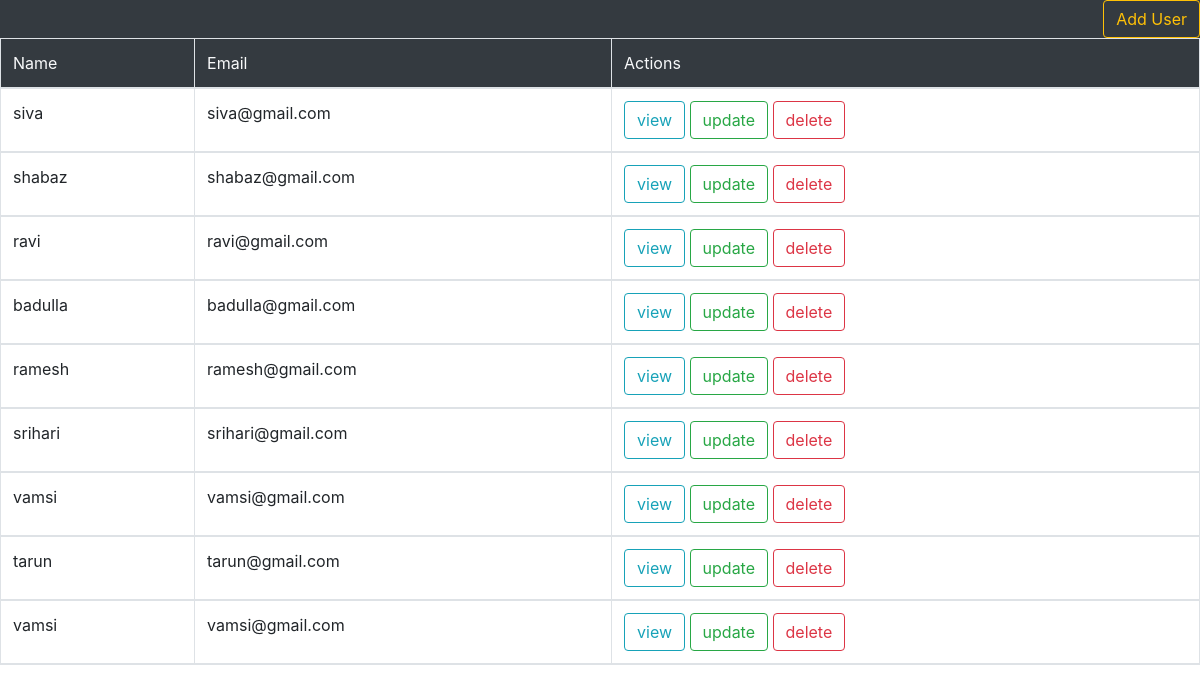
The app's page /display/ with its own data.
### FirstApp/models.py (models this page shows, shortened)
class Register(models.Model): #models.Model converts this class to db table or collection
	name=models.CharField(max_length=50)
	email=models.EmailField(max_length=50)

### FirstApp/views.py (the view)
# urls.py: path('display/',views.display,name="display"),
def display(request):
	data=Register.objects.all()
	return render(request,'ht1/display.html',{'data':data})

### FirstApp/templates/ht1/display.html (shortened to what this page needs)
{% load static %}
<!DOCTYPE html>
<html>
<head>
	<link rel="stylesheet" type="text/css" href="{% static 'css/bootstrap.min.css' %}">
</head>
<body>
	<span class="d-block bg-dark text-right">
		<a href="{% url 'register2' %}" class="btn btn-outline-warning">Add User</a>
	</span>
	<table class="table table-hover table-bordered">
		<thead class="bg-dark text-light">
			<td>Name</td>
			<td>Email</td>
			<td>Actions</td>
		<thead>
	{% for row  in data %}
		<tr>
			<td>{{row.name}}</td>
			<td>{{row.email}}</td>
			<td>
			<a href="{% url 'sv' row.id %}" class="btn btn-outline-info">view</a>
			<a href="{% url 'update' row.id %}" class="btn btn-outline-success">update</a>
			<a href="{% url 'delete' row.id %}" class="btn btn-outline-danger">delete</a>
		</td>
		</tr>
	{% endfor %}
	</table>
</body>
</html>

### records on screen
Register: name "siva", email "siva@gmail.com"
Register: name "shabaz", email "shabaz@gmail.com"
Register: name "ravi", email "ravi@gmail.com"
Register: name "badulla", email "badulla@gmail.com"
Register: name "ramesh", email "ramesh@gmail.com"
Register: name "srihari", email "srihari@gmail.com"
Register: name "vamsi", email "vamsi@gmail.com"
Register: name "tarun", email "tarun@gmail.com"
Register: name "vamsi", email "vamsi@gmail.com"
